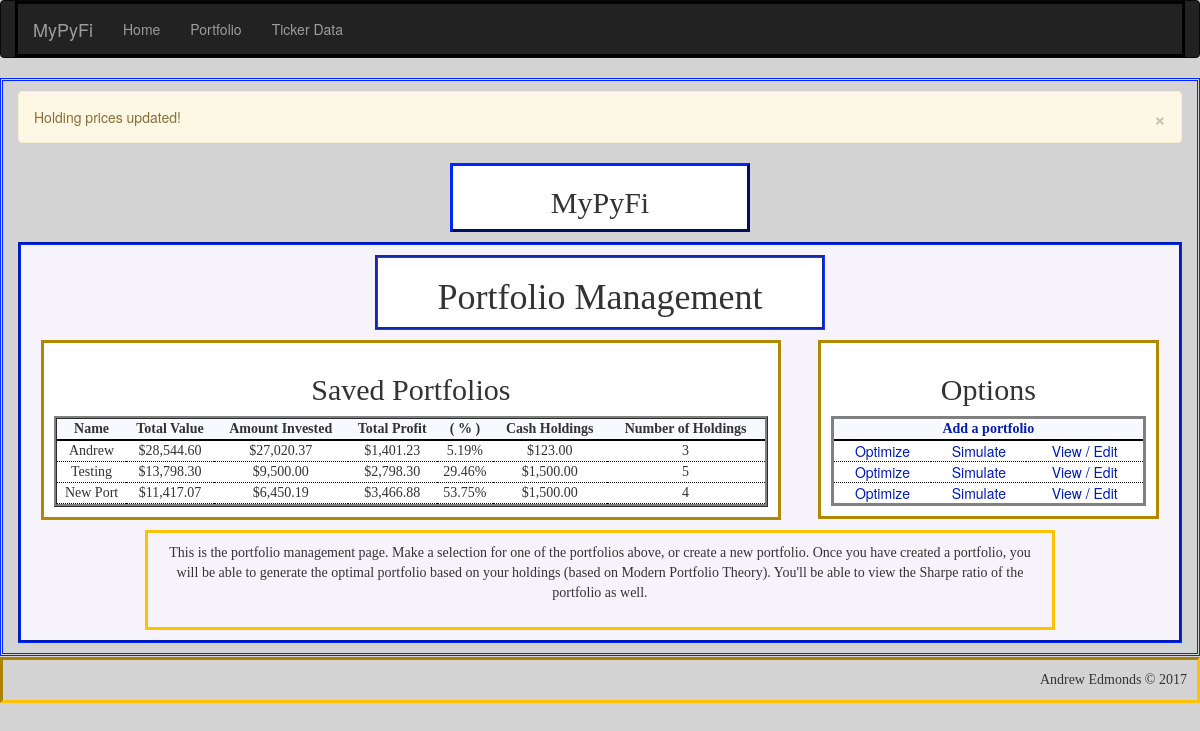
Screenshot of /portfolio_main with the database file from the repository.
### app/models.py (models this page shows, shortened)
class Portfolio(db.Model):
    __tablename__ = 'portfolios'
    id = db.Column(db.Integer, primary_key=True, autoincrement=True)
    name = db.Column(db.String(25), unique=True)    # name of portfolio
    cash = db.Column(db.Float)                      # cash holdings within portfolio
    market_value = db.Column(db.Float)              # market value of all holdings + cash
    total_profit = db.Column(db.Float)              # total profits of all holdings
    invested = db.Column(db.Float)                  # total amount invested into holdings - excludes cash holding
    profit_percent = db.Column(db.Float)            # percent return on current amount invested - excludes cash holding
    num_holdings = db.Column(db.Integer)            # total number of holdings in portfolio - excludes cash holding
    holdings = db.relationship('Holding', backref='portfolio', lazy='dynamic')
    def update_market_value(self):
        self.market_value = 0
        self.invested = 0
        self.market_value += self.cash
        for holding in self.holdings:
            self.market_value += (holding.shares * holding.last_price)
            self.invested += (holding.shares * holding.purch_price)
            holding.update_portfolio_percentage()
        db.session.add(self)
    def update_profit(self):
        self.total_profit = self.market_value - self.invested - self.cash
        if self.invested:
            self.profit_percent = round(self.total_profit / self.invested, 4)
        else:
            self.profit_percent = 0
        db.session.add(self)
    def update_holding_count(self):
        self.num_holdings = Holding.query.filter_by(portfolio_id=self.id).count()
        db.session.add(self)
    def update(self):
        for holding in self.holdings:
            holding.update()
        self.update_market_value()
        self.update_profit()
        self.update_holding_count()
        for holding in self.holdings:
            holding.update_portfolio_percentage()
            if holding.shares == 0:
                db.session.delete(holding)
        db.session.commit()

### app/main/views.py (the view)
@main.route('/portfolio_main', methods=['GET', 'POST'])
def portfolio_main():
    if not session.get('last_update', None) == str(dt.date.today()):
        portfolio_data = Portfolio.query.order_by(Portfolio.name).all()
        for port in portfolio_data: port.update()
        session['last_update'] = str(dt.date.today())
        flash('Holding prices updated!')
    portfolio_data = Portfolio.query.order_by(Portfolio.market_value.desc()).all()
    return render_template('portfolio/portfolio_main.html', portfolio_data=portfolio_data)

### app/models.py (called while the page is built)
    def update_last_price(self):
        import datetime as dt
        if not self.last_updated == str(dt.date.today()):
            from pandas_datareader import data as web
            self.last_price = round(web.DataReader(self.symbol, 'yahoo')['Adj Close'].iloc[-1], 2)
            self.last_updated = str(dt.date.today())
        db.session.add(self)

    def update_market_value(self):
        self.market_value = self.shares * self.last_price
        db.session.add(self)

    def update_profit(self):
        self.total_profit = round(self.shares * (self.last_price - self.purch_price), 2)
        self.profit_percent = round(self.last_price / self.purch_price - 1, 4)
        db.session.add(self)

    def update_portfolio_percentage(self):
        self.portfolio_percent = round(self.market_value / Portfolio.query.filter_by(id=self.portfolio_id).first().market_value,4)
        db.session.add(self)

    def update(self):
        self.update_last_price()
        self.update_market_value()
        self.update_portfolio_percentage()
        self.update_profit()
        db.session.commit()

### app/templates/portfolio/portfolio_main.html (shortened to what this page needs)
{% extends "base-detailed.html" %}
{% import "bootstrap/wtf.html" as wtf %}
{% block page_title %}
<h2>
    <center>MyPyFi</center>
</h2>
{% endblock %}
{% block main_title %}
<h1>Portfolio Management</h1>
{% endblock %}
{% block main_focus %}
{% if not portfolio_data|count > 0 %}
<h1>
    <center>No Portfolios Found!</center>
</h1>
<p>
<center>There are no portfolios saved</center></p>
{% else %}
<h2>
    <center>Saved Portfolios</center>
</h2>
<table style="width:100%" id="portfolio_table">
    <tr>
        <th>
            <center>Name</center>
        </th>
        <th>
            <center>Total Value</center>
        </th>
        <th>
            <center>Amount Invested</center>
        </th>
        <th>
            <center>Total Profit</center>
        </th>
        <th>
            <center>( % )</center>
        </th>
        <th>
            <center>Cash Holdings</center>
        </th>
        <th>
            <center>Number of Holdings</center>
        </th>
    </tr>
    {% for portfolio in portfolio_data %}
    <tr>
        <td>
            <center>{{ portfolio["name"] }}</center>
        </td>
        <td>
            <center>{{ "${:,.2f}".format(portfolio["market_value"]) }}</center>
        </td>
        <td>
            <center>{{ "${:,.2f}".format(portfolio["invested"]) }}</center>
        </td>
        <td>
            <center>{{ "${:,.2f}".format(portfolio["total_profit"]) }}</center>
        </td>
        <td>
            <center>{{ "{0:.2f}%".format(portfolio["profit_percent"]*100) }}</center>
        </td>
        <td>
            <center>{{ "${:,.2f}".format(portfolio["cash"]) }}</center>
        </td>
        <td>
            <center>{{ portfolio["num_holdings"] }}</center>
        </td>
    </tr>
    {% endfor %}
</table>
{% endif %}
{% endblock %}
{% block main_options %}
{% if not portfolio_data|count > 0 %}
<h1>
    <center>No Portfolios Found!</center>
</h1>
<p>
<center>There are no portfolios saved</center></p>
{% else %}
<h2>
    <center>Options</center>
</h2>
<table style="width:100%" id="options_table">
    <tr>
        <th colspan="3">
            <center><a class="button" href="{{ url_for('main.portfolio_add') }}">Add a portfolio</a></center>
        </th>
    </tr>
    {% for portfolio in portfolio_data %}
    <tr>
        <td>
            <center><a class="button" href="{{ url_for('main.portfolio_optimal_ask', name=portfolio['name']) }}">Optimize</a>
            </center>
        </td>
        <td>
            <center><a class="button" href="{{ url_for('main.portfolio_simulate_ask', name=portfolio['name']) }}">Simulate</a>
            </center>
        </td>
        <td>
            <center><a class="button" href="{{ url_for('main.portfolio', name=portfolio['name']) }}">View / Edit</a>
            </center>
        </td>
    </tr>
    {% endfor %}
</table>
{% endif %}
{% endblock %}
{% block verbage %}
<p>
    This is the portfolio management page. Make a selection for one of the portfolios above, or create a new portfolio.
    Once you have created a portfolio, you will be able to generate the optimal portfolio based on your holdings (based
    on Modern Portfolio Theory). You'll be able to view the Sharpe ratio of the portfolio as well.
</p>
{% endblock %}

### app/static/css/style_main.css (style rules this page uses)
body { background-color: lightgray; }
#main h2 { font-family: "Palatino Linotype"; }
#main th { font-family: "Bitstream Vera Sans Mono"; border-bottom: 2pt solid black; }
#portfolio_table { border-collapse: separate; border-style: ridge; background-color: #F4F1F7; }
#main-focus th { background-color: ghostwhite; }
#main-focus td { font-family: "Felix Titling"; border-bottom: 1pt dotted black; background-color: white; }
#options_table { text-align: center; border-style: solid; background-color: #F4F1F7; }
#main-options th { background-color: ghostwhite; }
#main-options td { font-family: Verdana, "Helvetica Neue", Arial, Helvetica, Geneva, sans-serif; border-bottom: 1pt dotted black; background-color: white; }
.button { background-color: white; color: #001BB2; border: thin; text-align: center; text-decoration: none; display: inline-block; cursor: pointer; }

### rows the page displays
Portfolio: name "Andrew", market_value "$28,544.60", invested "$27,020.37", total_profit "$1,401.23", portfolio['profit_percent']*100 "5.19%", cash "$123.00", num_holdings "3"
Portfolio: name "Testing", market_value "$13,798.30", invested "$9,500.00", total_profit "$2,798.30", portfolio['profit_percent']*100 "29.46%", cash "$1,500.00", num_holdings "5"
Portfolio: name "New Port", market_value "$11,417.07", invested "$6,450.19", total_profit "$3,466.88", portfolio['profit_percent']*100 "53.75%", cash "$1,500.00", num_holdings "4"

### other values shown
{{ message }} "Holding prices updated!"
